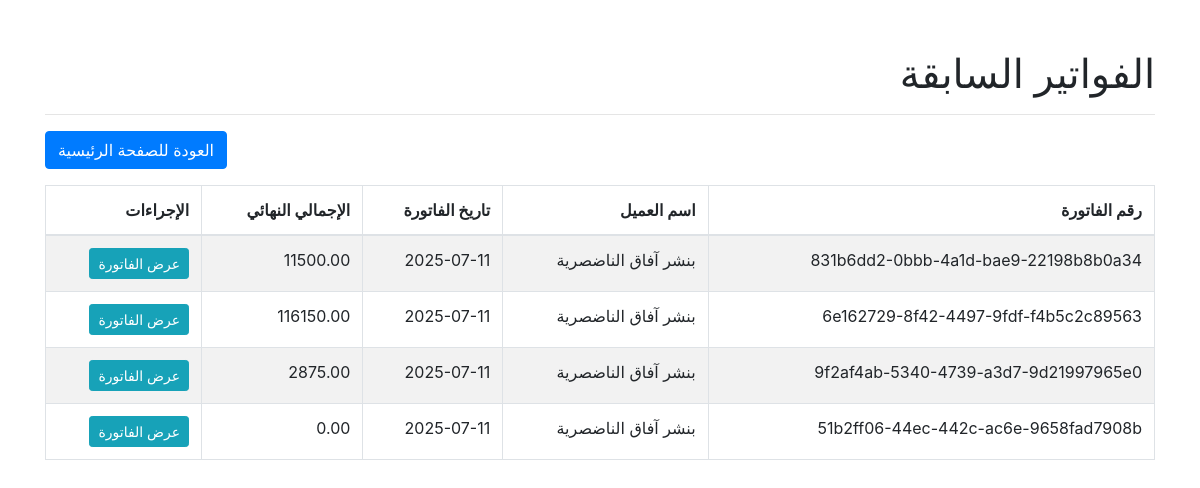
Page /invoices on the committed database.
### tables this page shows
CREATE TABLE invoices (
                invoice_number TEXT PRIMARY KEY,
                client_name TEXT,
                client_tax_id TEXT,
                client_address TEXT,
                merchant_name TEXT,
                merchant_tax_id TEXT,
                merchant_address TEXT,
                invoice_date TEXT,
                total_before_tax REAL,
                tax_amount REAL,
                total_with_tax REAL
            );

### app.py (the view)
@app.route('/invoices')
def invoices():
    all_invoices = []
    conn = None
    try:
        conn = sqlite3.connect(DATABASE_NAME, timeout=10)
        conn.row_factory = sqlite3.Row
        cursor = conn.cursor()
        cursor.execute('SELECT * FROM invoices')
        all_invoices = cursor.fetchall()
    except sqlite3.Error as e:
        print(f"Database error: {e}")
    finally:
        if conn:
            conn.close()
    return render_template('invoices.html', invoices=all_invoices)

### templates/invoices.html (shortened to what this page needs)
<!DOCTYPE html>
<html lang="ar" dir="rtl">
<head>
    <link rel="stylesheet" href="https://stackpath.bootstrapcdn.com/bootstrap/4.5.2/css/bootstrap.min.css">
</head>
<body>
    <div class="container">
        <h1 class="text-right">الفواتير السابقة</h1>
        <hr>
        <a href="{{ url_for('index') }}" class="btn btn-primary mb-3">العودة للصفحة الرئيسية</a>
        <table class="table table-bordered table-striped text-right">
            <thead>
                <tr>
                    <th>رقم الفاتورة</th>
                    <th>اسم العميل</th>
                    <th>تاريخ الفاتورة</th>
                    <th>الإجمالي النهائي</th>
                    <th>الإجراءات</th>
                </tr>
            </thead>
            <tbody>
                {% for invoice in invoices %}
                <tr>
                    <td>{{ invoice.invoice_number }}</td>
                    <td>{{ invoice.client_name }}</td>
                    <td>{{ invoice.invoice_date }}</td>
                    <td>{{ "%.2f"|format(invoice.total_with_tax) }}</td>
                    <td>
                        <a href="{{ url_for('generate_pdf', invoice_id=invoice.invoice_number) }}" class="btn btn-info btn-sm">عرض الفاتورة</a>
                    </td>
                </tr>
                {% else %}
                <tr>
                    <td colspan="5" class="text-center">لا توجد فواتير سابقة.</td>
                </tr>
                {% endfor %}
            </tbody>
        </table>
    </div>
</body>
</html>

### templates/invoices.html (style rules this page uses)
body { padding-top: 50px; }

### rows in the picture
invoices: invoice_number "831b6dd2-0bbb-4a1d-bae9-22198b8b0a34", client_name "بنشر آفاق الناضصرية", invoice_date "2025-07-11", total_with_tax "11500.00"
invoices: invoice_number "6e162729-8f42-4497-9fdf-f4b5c2c89563", client_name "بنشر آفاق الناضصرية", invoice_date "2025-07-11", total_with_tax "116150.00"
invoices: invoice_number "9f2af4ab-5340-4739-a3d7-9d21997965e0", client_name "بنشر آفاق الناضصرية", invoice_date "2025-07-11", total_with_tax "2875.00"
invoices: invoice_number "51b2ff06-44ec-442c-ac6e-9658fad7908b", client_name "بنشر آفاق الناضصرية", invoice_date "2025-07-11", total_with_tax "0.00"
